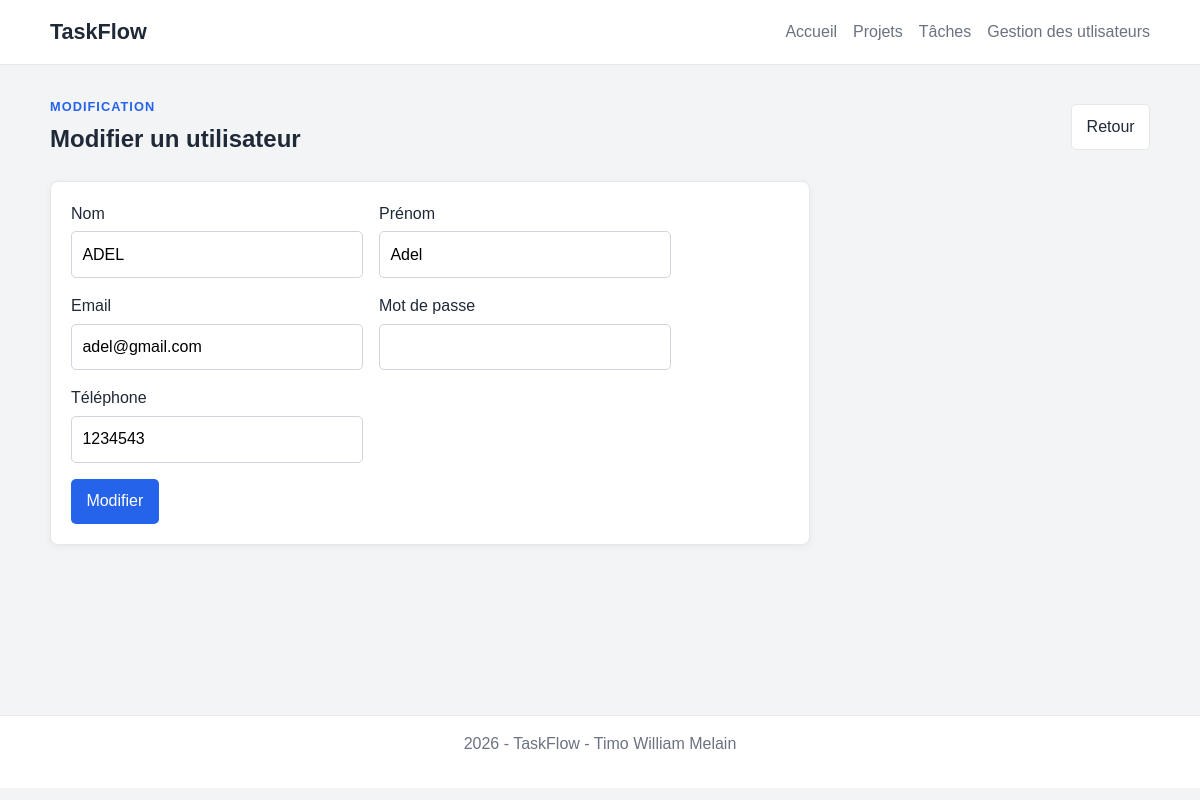
/?controller=user&action=edit&id=5, run on the app's committed database.
### tables this page shows
CREATE TABLE `Users` (
  `id_user` int(11) NOT NULL,
  `nom` varchar(100) NOT NULL,
  `prenom` varchar(100) NOT NULL,
  `email` varchar(150) NOT NULL,
  `tel` varchar(20) DEFAULT NULL,
  `date` date DEFAULT current_timestamp(),
  `password` varchar(255) NOT NULL
);

### models/user.php (called while the page is built, shortened)
<?php
require_once("config/database.php");
class User{
    public static function GetUserById($id){
        global $pdo;
        $stmt = $pdo->prepare("SELECT * FROM Users WHERE id_user = :id");
        $stmt->execute(['id' => $id]);
        return $stmt->fetch(PDO::FETCH_ASSOC);
    }
}

### views/user/edit.php (the view, shortened to what this page needs)
<section class="user-page">
    <div class="page-header">
        <div>
            <p class="eyebrow">Modification</p>
            <h1>Modifier un utilisateur</h1>
        </div>
        <a class="button ghost" href="?controller=user&action=show">Retour</a>
    </div>
    <article class="form-card card">
        <form action="?controller=user&action=update" method="POST" class="form-grid user-form">
                <div class="field"><label for="nom">Nom</label><input type="text" id="nom" name="nom" value="<?= htmlspecialchars($user['nom']) ?>"></div>
                <div class="field"><label for="prenom">Prénom</label><input type="text" id="prenom" name="prenom" value="<?= htmlspecialchars($user['prenom']) ?>"></div>
                <div class="field"><label for="email">Email</label><input type="email" id="email" name="email" value="<?= htmlspecialchars($user['email']) ?>"></div>
                <div class="field"><label for="motdepasse">Mot de passe</label><input type="password" id="motdepasse" name="motdepasse"></div>
                <div class="field"><label for="telephone">Téléphone</label><input type="text" id="telephone" name="telephone" value="<?= htmlspecialchars($user['tel']) ?>"></div>
                <div class="form-actions full-width"><button type="submit" class="button primary">Modifier</button></div>
            </form>
    </article>
</section>

### public/css/style.css (style rules this page uses)
:root { --primary: #2563eb; --primary-dark: #1d4ed8; --text: #1f2937; --muted: #6b7280; --border: #e5e7eb; --surface: #ffffff; --background: #f3f4f6; --danger: #dc2626; }
* { box-sizing: border-box; }
body { margin: 0; background: var(--background); color: var(--text); font-family: Arial, sans-serif; line-height: 1.5; }
a { color: var(--primary); }
.page-header, .header-actions, .card-actions, .form-actions, .meta-row { display: flex; align-items: center; gap: 0.75rem; }
.page-header { justify-content: space-between; margin-bottom: 1.5rem; }
h1, h2, p { margin-top: 0; }
h1 { margin-bottom: 0; }
.eyebrow { margin-bottom: 0.25rem; color: var(--primary); font-size: 0.8rem; font-weight: 700; letter-spacing: 0.08em; text-transform: uppercase; }
.card, .list-table { background: var(--surface); border: 1px solid var(--border); border-radius: 8px; padding: 1.25rem; box-shadow: 0 2px 8px rgba(15, 23, 42, 0.05); }
.button, button { display: inline-block; border: 1px solid transparent; border-radius: 5px; cursor: pointer; font: inherit; padding: 0.6rem 0.9rem; text-decoration: none; }
.primary { background: var(--primary); color: #fff; }
.ghost { border-color: var(--border); background: var(--surface); color: var(--text); }
.form-card { max-width: 760px; }
.form-grid { display: grid; grid-template-columns: repeat(2, minmax(0, 1fr)); gap: 1rem; }
.field { display: flex; flex-direction: column; gap: 0.35rem; }
.full-width { grid-column: 1 / -1; }
input, select, textarea { width: 100%; border: 1px solid #d1d5db; border-radius: 5px; font: inherit; padding: 0.65rem; }
.user-page article { margin-top: 1rem; }
.user-form { max-width: 600px; }

### data on the page
users: nom "ADEL", prenom "Adel", email "adel@gmail.com", telephone "1234543"
